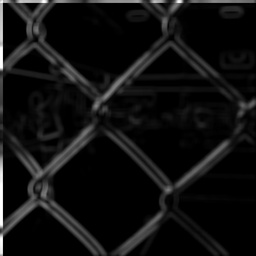
#> input picture models/f1_grad.jpg, 256 x 256 px, shrunk from 520 x 520 before the run, given in place of 5.jpg, which was not available
$ python matting.py
#> lines starting #> are read from the running program, lines starting #| are printed output that depends on the picture; after the words box and inside, x2 and y2 are one past the last pixel; in counts of white or black regions, pixels touching at a corner belong together; pictures that were not available may be replaced by others from this repository, and a replacement may not be noted
import numpy as np
from scipy.sparse import csr_matrix, linalg
import cv2


class RobustMatting:
    def __init__(self, neighborhood_size=3, num_samples=10):
        self.neighborhood_size = neighborhood_size
        self.num_samples = num_samples

    def get_neighborhood_pixels(self, img, x, y):
        """获取像素点周围的邻域像素"""
        h, w = img.shape[:2]
        r = self.neighborhood_size // 2

        x_min = max(0, x - r)
        x_max = min(w, x + r + 1)
        y_min = max(0, y - r)
        y_max = min(h, y + r + 1)

        return img[y_min:y_max, x_min:x_max].reshape(-1, 3)

    def sample_colors(self, img, trimap):
        """对前景和背景区域进行颜色采样"""
        h, w = img.shape[:2]
        fg_samples = {}  # 前景样本
        bg_samples = {}  # 背景样本

        # 获取前景和背景区域的坐标
        fg_coords = np.where(trimap == 255)
        bg_coords = np.where(trimap == 0)

        # 采样前景颜色
        for y, x in zip(*fg_coords):
            neighborhood = self.get_neighborhood_pixels(img, x, y)
            if len(neighborhood) > 0:
                # 使用K-means进行聚类采样
                if len(neighborhood) > self.num_samples:
                    criteria = (cv2.TERM_CRITERIA_EPS + cv2.TERM_CRITERIA_MAX_ITER, 10, 1.0)
                    _, labels, centers = cv2.kmeans(neighborhood.astype(np.float32),
                                                    self.num_samples, None, criteria,
                                                    10, cv2.KMEANS_RANDOM_CENTERS)
                    fg_samples[(x, y)] = centers
                else:
                    fg_samples[(x, y)] = neighborhood

        # 采样背景颜色
        for y, x in zip(*bg_coords):
            neighborhood = self.get_neighborhood_pixels(img, x, y)
            if len(neighborhood) > 0:
                if len(neighborhood) > self.num_samples:
                    criteria = (cv2.TERM_CRITERIA_EPS + cv2.TERM_CRITERIA_MAX_ITER, 10, 1.0)
                    _, labels, centers = cv2.kmeans(neighborhood.astype(np.float32),
                                                    self.num_samples, None, criteria,
                                                    10, cv2.KMEANS_RANDOM_CENTERS)
                    bg_samples[(x, y)] = centers
                else:
                    bg_samples[(x, y)] = neighborhood

        return fg_samples, bg_samples

    def compute_color_distance(self, pixel, samples):
        """计算像素与样本之间的颜色距离"""
        if len(samples) == 0:
            return np.inf

        pixel = pixel.reshape(1, 3)
        distances = np.sqrt(np.sum((samples - pixel) ** 2, axis=1))
        return np.min(distances)

    def get_alpha_from_color_samples(self, pixel, fg_samples, bg_samples):
        """基于颜色样本估计alpha值"""
        fg_dist = self.compute_color_distance(pixel, fg_samples)
        bg_dist = self.compute_color_distance(pixel, bg_samples)

        if fg_dist == np.inf and bg_dist == np.inf:
            return 0.5
        elif fg_dist == np.inf:
            return 0.0
        elif bg_dist == np.inf:
            return 1.0

        alpha = bg_dist / (fg_dist + bg_dist)
        return np.clip(alpha, 0, 1)

    def solve_alpha_matting(self, img, trimap):
        """求解alpha matting"""
        h, w = img.shape[:2]

        # 采样前景和背景颜色
        fg_samples, bg_samples = self.sample_colors(img, trimap)

        # 初始化alpha图
        alpha = np.zeros((h, w), dtype=np.float32)

        # 对未知区域进行alpha估计
        unknown_coords = np.where(trimap == 128)
        for y, x in zip(*unknown_coords):
            pixel = img[y, x]

            # 在局部窗口中寻找最近的前景和背景样本
            local_fg_samples = []
            local_bg_samples = []
            r = self.neighborhood_size * 2

            x_min = max(0, x - r)
            x_max = min(w, x + r + 1)
            y_min = max(0, y - r)
            y_max = min(h, y + r + 1)

            for i in range(x_min, x_max):
                for j in range(y_min, y_max):
                    if (i, j) in fg_samples:
                        local_fg_samples.extend(fg_samples[(i, j)])
                    if (i, j) in bg_samples:
                        local_bg_samples.extend(bg_samples[(i, j)])

            local_fg_samples = np.array(local_fg_samples)
            local_bg_samples = np.array(local_bg_samples)

            # 计算alpha值
            alpha[y, x] = self.get_alpha_from_color_samples(pixel, local_fg_samples, local_bg_samples)

        # 对已知区域直接赋值
        alpha[trimap == 255] = 1
        alpha[trimap == 0] = 0

        return alpha

    def refine_alpha(self, img, alpha, iterations=1):
        """使用双边滤波细化alpha图"""
        refined_alpha = alpha.copy()

        for _ in range(iterations):
            # 使用双边滤波替代导向滤波
            refined_alpha = cv2.bilateralFilter(
                refined_alpha.astype(np.float32),
                d=9,  # 邻域直径
                sigmaColor=75,  # 颜色空间标准差
                sigmaSpace=75  # 坐标空间标准差
            )

        # 确保值在[0,1]范围内
        refined_alpha = np.clip(refined_alpha, 0, 1)
        return refined_alpha

def main():
    # 示例使用
    img = cv2.imread(r'E:\matlabproject\fusion_eva_new\Objective-evaluation-for-image-fusion-main\A\5.jpg')
#> img is the input picture: shape (256, 256, 3); min 0, max 255, mean 16.6
    trimap = cv2.imread(r'C:\Users\dell\Desktop\Working\LightMFF\code\tools\trimap.png', cv2.IMREAD_GRAYSCALE)
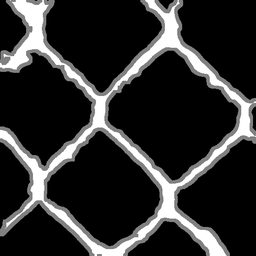
#> input picture tools/trimap.png, 256 x 256 px, shrunk from 520 x 520 before the run, found by its file name
#> trimap is the input picture: shape (256, 256); min 0, max 255, mean 47.7

    # 创建Matting对象
    matting = RobustMatting(neighborhood_size=3, num_samples=10)

    # 计算alpha图
    alpha = matting.solve_alpha_matting(img, trimap)
#> in sample_colors, `fg_coords = np.where(trimap == 255)`: fg_coords = 4805 positions, rows 0 to 255, columns 0 to 252
#> in sample_colors, `bg_coords = np.where(trimap == 0)`: bg_coords = 46008 positions, rows 0 to 255, columns 0 to 255
#> the loop in sample_colors, `for y, x in zip(*fg_coords):` made 4805 passes
#> (y, x, x_min in get_neighborhood_pixels, x_max in get_neighborhood_pixels, y_min in get_neighborhood_pixels, y_max in get_neighborhood_pixels) on passes 1 to 3: (0, 16, 15, 18, 0, 2), (0, 18, 17, 20, 0, 2), (0, 19, 18, 21, 0, 2)
#> after the loop in sample_colors, `for y, x in zip(*fg_coords):`: fg_samples = 4805 items
#> the loop in sample_colors, `for y, x in zip(*bg_coords):` made 46008 passes
#> (x, x_min in get_neighborhood_pixels, x_max in get_neighborhood_pixels) on passes 1 to 3: (0, 0, 2), (1, 0, 3), (2, 1, 4)
#> the loop in solve_alpha_matting, `for y, x in zip(*unknown_coords):` made 584 passes
#> (y, x) on passes 1 to 3: (0, 31), (0, 51), (0, 156)
#> after the loop in solve_alpha_matting, `for y, x in zip(*unknown_coords):`:
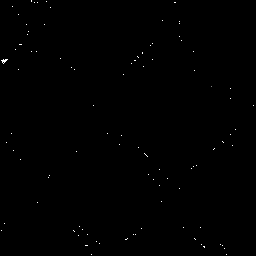
#> alpha: shape (256, 256) float32; 0.65% of the values are NaN or infinite; the others: min 0, max 1, mean 0.00199; drawn with min black, max white, NaN and infinite black
#> in solve_alpha_matting, `alpha[trimap == 255] = 1`:
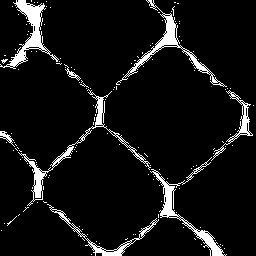
#> alpha: shape (256, 256) float32; 7.98% of pixels changed, all inside (x1, y1, x2, y2) = (0, 0, 256, 256); drawn with min black, max white, NaN and infinite black

    # 细化alpha图
    refined_alpha = matting.refine_alpha(img, alpha)
#> the loop in refine_alpha, `for _ in range(iterations):` made 1 pass
#> pass 1, in refine_alpha, `refined_alpha = cv2.bilateralFilter( refined_alpha.astype(np.float32),..`:
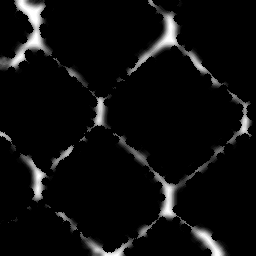
#> refined_alpha: shape (256, 256) float32; 16.33% of the values are NaN or infinite; the others: min 0, max 1, mean 0.0664; drawn with min black, max white, NaN and infinite black

    # 保存结果ximgproc
    cv2.imwrite('alpha.png', (refined_alpha * 255).astype(np.uint8))


if __name__ == '__main__':
    main()
